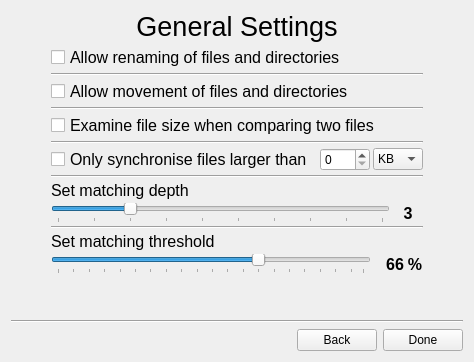
               <widget class="QWidget" name="page_4">
                <layout class="QGridLayout" name="gridLayout_9">
                 <item row="0" column="0">
                  <layout class="QVBoxLayout" name="verticalLayout_10">
                   <item>
                    <layout class="QHBoxLayout" name="horizontalLayout_15">
                     <property name="spacing">
                      <number>0</number>
                     </property>
                     <item>
                      <spacer name="horizontalSpacer_28">
                       <property name="orientation">
                        <enum>Qt::Horizontal</enum>
                       </property>
                       <property name="sizeHint" stdset="0">
                        <size>
                         <width>40</width>
                         <height>20</height>
                        </size>
                       </property>
                      </spacer>
                     </item>
                     <item>
                      <layout class="QVBoxLayout" name="verticalLayout_6">
                       <property name="spacing">
                        <number>3</number>
                       </property>
                       <item>
                        <widget class="QLabel" name="p4Title">
                         <property name="font">
                          <font>
                           <family>Segoe UI</family>
                           <pointsize>20</pointsize>
                          </font>
                         </property>
                         <property name="text">
                          <string>General Settings</string>
                         </property>
                         <property name="alignment">
                          <set>Qt::AlignCenter</set>
                         </property>
                        </widget>
                       </item>
                       <item>
                        <widget class="QCheckBox" name="allowRenameCheck">
                         <property name="font">
                          <font>
                           <family>Segoe UI</family>
                           <pointsize>12</pointsize>
                          </font>
                         </property>
                         <property name="text">
                          <string>Allow renaming of files and directories</string>
                         </property>
                        </widget>
                       </item>
                       <item>
                        <widget class="Line" name="line_18">
                         <property name="orientation">
                          <enum>Qt::Horizontal</enum>
                         </property>
                        </widget>
                       </item>
                       <item>
                        <widget class="QCheckBox" name="allowMoveCheck">
                         <property name="font">
                          <font>
                           <family>Segoe UI</family>
                           <pointsize>12</pointsize>
                          </font>
                         </property>
                         <property name="text">
                          <string>Allow movement of files and directories</string>
                         </property>
                        </widget>
                       </item>
                       <item>
                        <widget class="Line" name="line_20">
                         <property name="orientation">
                          <enum>Qt::Horizontal</enum>
                         </property>
                        </widget>
                       </item>
                       <item>
                        <widget class="QCheckBox" name="useFileSizeCheck">
                         <property name="font">
                          <font>
                           <family>Segoe UI</family>
                           <pointsize>12</pointsize>
                          </font>
                         </property>
                         <property name="text">
                          <string>Examine file size when comparing two files</string>
                         </property>
                        </widget>
                       </item>
                       <item>
                        <widget class="Line" name="line_21">
                         <property name="orientation">
                          <enum>Qt::Horizontal</enum>
                         </property>
                        </widget>
                       </item>
                       <item>
                        <layout class="QHBoxLayout" name="horizontalLayout_14">
                         <item>
                          <widget class="QCheckBox" name="sizeCheck">
                           <property name="font">
                            <font>
                             <family>Segoe UI</family>
                             <pointsize>12</pointsize>
                            </font>
                           </property>
                           <property name="text">
                            <string>Only synchronise files larger than </string>
                           </property>
                          </widget>
                         </item>
                         <item>
                          <widget class="QSpinBox" name="sizeSpinBox">
                           <property name="minimumSize">
                            <size>
                             <width>50</width>
                             <height>0</height>
                            </size>
                           </property>
                           <property name="maximum">
                            <number>999</number>
                           </property>
                          </widget>
                         </item>
                         <item>
                          <widget class="QComboBox" name="sizeComboBox">
                           <property name="minimumSize">
                            <size>
                             <width>50</width>
                             <height>0</height>
                            </size>
                           </property>
                           <property name="maximumSize">
                            <size>
                             <width>50</width>
                             <height>16777215</height>
                            </size>
                           </property>
                           <item>
                            <property name="text">
                             <string>KB</string>
                            </property>
                           </item>
                           <item>
                            <property name="text">
                             <string>MB</string>
                            </property>
                           </item>
                           <item>
                            <property name="text">
                             <string>GB</string>
                            </property>
                           </item>
                          </widget>
                         </item>
                        </layout>
                       </item>
                       <item>
                        <widget class="Line" name="line_12">
                         <property name="orientation">
                          <enum>Qt::Horizontal</enum>
                         </property>
                        </widget>
                       </item>
                       <item>
                        <widget class="QLabel" name="p4DepthLabel">
                         <property name="font">
                          <font>
                           <family>Segoe UI</family>
                           <pointsize>12</pointsize>
                          </font>
                         </property>
                         <property name="text">
                          <string>Set matching depth</string>
                         </property>
                         <property name="alignment">
                          <set>Qt::AlignLeading|Qt::AlignLeft|Qt::AlignVCenter</set>
                         </property>
                        </widget>
                       </item>
                       <item>
                        <layout class="QHBoxLayout" name="horizontalLayout_10">
                         <item>
                          <widget class="QSlider" name="depthSlider">
                           <property name="minimum">
                            <number>1</number>
                           </property>
                           <property name="maximum">
                            <number>10</number>
                           </property>
                           <property name="value">
                            <number>3</number>
                           </property>
                           <property name="orientation">
                            <enum>Qt::Horizontal</enum>
                           </property>
                           <property name="invertedAppearance">
                            <bool>false</bool>
                           </property>
                           <property name="invertedControls">
                            <bool>false</bool>
                           </property>
                           <property name="tickPosition">
                            <enum>QSlider::TicksBelow</enum>
                           </property>
                           <property name="tickInterval">
                            <number>1</number>
                           </property>
                          </widget>
                         </item>
                         <item>
                          <widget class="QLabel" name="p4DepthLabel_2">
                           <property name="minimumSize">
                            <size>
                             <width>30</width>
                             <height>0</height>
                            </size>
                           </property>
                           <property name="maximumSize">
                            <size>
                             <width>30</width>
                             <height>16777215</height>
                            </size>
                           </property>
                           <property name="font">
                            <font>
                             <family>Segoe UI</family>
                             <pointsize>12</pointsize>
                             <weight>75</weight>
                             <bold>true</bold>
                            </font>
                           </property>
                           <property name="text">
                            <string>3</string>
                           </property>
                           <property name="alignment">
                            <set>Qt::AlignCenter</set>
                           </property>
                          </widget>
                         </item>
                        </layout>
                       </item>
                       <item>
                        <widget class="Line" name="line_16">
                         <property name="orientation">
                          <enum>Qt::Horizontal</enum>
                         </property>
                        </widget>
                       </item>
                       <item>
                        <widget class="QLabel" name="p4DepthLabel_3">
                         <property name="font">
                          <font>
                           <family>Segoe UI</family>
                           <pointsize>12</pointsize>
                          </font>
                         </property>
                         <property name="text">
                          <string>Set matching threshold</string>
                         </property>
                         <property name="alignment">
                          <set>Qt::AlignLeading|Qt::AlignLeft|Qt::AlignVCenter</set>
                         </property>
                        </widget>
                       </item>
                       <item>
                        <layout class="QHBoxLayout" name="horizontalLayout_13">
                         <item>
                          <widget class="QSlider" name="p4ThresholdSlider">
                           <property name="minimum">
                            <number>1</number>
                           </property>
                           <property name="maximum">
                            <number>100</number>
                           </property>
                           <property name="value">
                            <number>66</number>
                           </property>
                           <property name="orientation">
                            <enum>Qt::Horizontal</enum>
                           </property>
                           <property name="invertedAppearance">
                            <bool>false</bool>
                           </property>
                           <property name="invertedControls">
                            <bool>false</bool>
                           </property>
                           <property name="tickPosition">
                            <enum>QSlider::TicksBelow</enum>
                           </property>
                           <property name="tickInterval">
                            <number>5</number>
                           </property>
                          </widget>
                         </item>
                         <item>
                          <widget class="QLabel" name="p4ThresholdLabel">
                           <property name="minimumSize">
                            <size>
                             <width>30</width>
                             <height>0</height>
                            </size>
                           </property>
                           <property name="maximumSize">
                            <size>
                             <width>30</width>
                             <height>16777215</height>
                            </size>
                           </property>
                           <property name="font">
                            <font>
                             <family>Segoe UI</family>
                             <pointsize>12</pointsize>
                             <weight>75</weight>
                             <bold>true</bold>
                            </font>
                           </property>
                           <property name="text">
                            <string>66</string>
                           </property>
                           <property name="alignment">
                            <set>Qt::AlignRight|Qt::AlignTrailing|Qt::AlignVCenter</set>
                           </property>
                          </widget>
                         </item>
                         <item>
                          <widget class="QLabel" name="p4ThresholdPercentage">
                           <property name="minimumSize">
                            <size>
                             <width>16</width>
                             <height>0</height>
                            </size>
                           </property>
                           <property name="maximumSize">
                            <size>
                             <width>16</width>
                             <height>16777215</height>
                            </size>
                           </property>
                           <property name="font">
                            <font>
                             <family>Segoe UI</family>
                             <pointsize>12</pointsize>
                             <weight>75</weight>
                             <bold>true</bold>
                            </font>
                           </property>
                           <property name="text">
                            <string>%</string>
                           </property>
                           <property name="alignment">
                            <set>Qt::AlignCenter</set>
                           </property>
                          </widget>
                         </item>
                        </layout>
                       </item>
                      </layout>
                     </item>
                     <item>
                      <spacer name="horizontalSpacer_33">
                       <property name="orientation">
                        <enum>Qt::Horizontal</enum>
                       </property>
                       <property name="sizeHint" stdset="0">
                        <size>
                         <width>40</width>
                         <height>20</height>
                        </size>
                       </property>
                      </spacer>
                     </item>
                    </layout>
                   </item>
                   <item>
                    <spacer name="verticalSpacer">
                     <property name="orientation">
                      <enum>Qt::Vertical</enum>
                     </property>
                     <property name="sizeHint" stdset="0">
                      <size>
                       <width>20</width>
                       <height>40</height>
                      </size>
                     </property>
                    </spacer>
                   </item>
                   <item>
                    <widget class="Line" name="line_17">
                     <property name="orientation">
                      <enum>Qt::Horizontal</enum>
                     </property>
                    </widget>
                   </item>
                   <item>
                    <layout class="QHBoxLayout" name="p1horz1_4">
                     <item>
                      <spacer name="horizontalSpacer_27">
                       <property name="orientation">
                        <enum>Qt::Horizontal</enum>
                       </property>
                       <property name="sizeHint" stdset="0">
                        <size>
                         <width>40</width>
                         <height>20</height>
                        </size>
                       </property>
                      </spacer>
                     </item>
                     <item>
                      <widget class="QPushButton" name="p4Back">
                       <property name="text">
                        <string>Back</string>
                       </property>
                      </widget>
                     </item>
                     <item>
                      <widget class="QPushButton" name="p4Done">
                       <property name="text">
                        <string>Done</string>
                       </property>
                      </widget>
                     </item>
                    </layout>
                   </item>
                  </layout>
                 </item>
                </layout>
               </widget>
